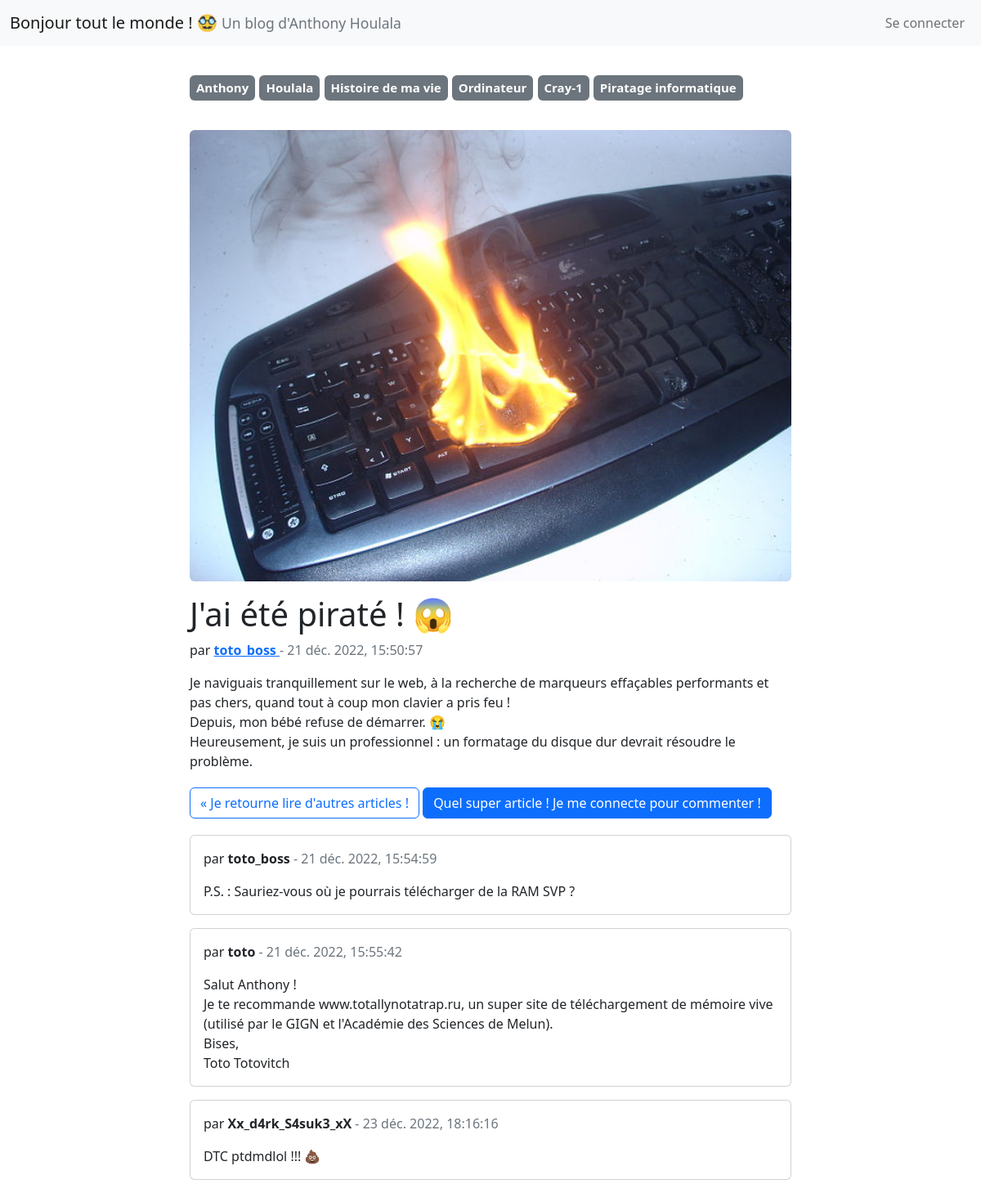
Page /blogpost.php?id=3 on the committed database.
### tables this page shows
CREATE TABLE `category` (
  `id_category` int NOT NULL,
  `category_name` varchar(255) NOT NULL
);

CREATE TABLE `post` (
  `id_post` int NOT NULL,
  `title` varchar(255) NOT NULL,
  `content` text NOT NULL,
  `date` datetime NOT NULL,
  `id_author` int NOT NULL,
  `image` varchar(255) NOT NULL
);

CREATE TABLE `user` (
  `id_user` int NOT NULL,
  `username` varchar(255) NOT NULL,
  `email` varchar(255) NOT NULL,
  `password` varchar(255) NOT NULL
);

CREATE TABLE `comment` (
  `id_comment` int NOT NULL,
  `id_post` int NOT NULL,
  `id_author` int NOT NULL,
  `date` datetime NOT NULL,
  `content` text NOT NULL
);

### blogpost.php (called while the page is built, shortened)
<?php
require_once './model/manager/CommentManager.php';
require_once './model/manager/PostCategoryManager.php';
require_once './model/manager/PostManager.php';
require_once './model/manager/UserManager.php';
if (empty($_GET)) {
  $errorMessage = 'Adresse invalide !';
} else {
  $postId = sanitizeInput($_GET['id']);
  if (!isInputValid($postId)) {
    $errorMessage = 'Adresse invalide !';
  } else {
    $post = PostManager::getPostById($postId);
    $author = UserManager::getUserById($post->getIdAuthor());
    $comments = CommentManager::fetchCommentsByPostId($postId);
    if ($comments) {
      $commentsData = [];
      foreach($comments as $comment) {
        $commentAuthor = UserManager::getUserById($comment->getAuthorId());
        $commentsData[] = [
          'comment' => $comment,
          'author' => $commentAuthor
        ];
      }
    }
    $categories = PostCategoryManager::fetchCategoriesFromPostId($postId);
  }
}
require_once 'view/blogpostView.php';

### model/manager/PostCategoryManager.php (called while the page is built, shortened)
<?php
require_once './model/classes/Post.php';
require_once './model/classes/Category.php';
final class PostCategoryManager
{
  public static function fetchCategoriesFromPostId(int $postId): array
  {
    $databaseHandle = dbConnect();
    $query = '
      SELECT c.id_category, category_name FROM post_category AS p_c
      INNER JOIN category AS c ON p_c.id_category=c.id_category
      WHERE p_c.id_post=:postId
    ';
    $statement = $databaseHandle->prepare($query);
    $statement->execute(['postId' => $postId]);
    return $statement->fetchAll(PDO::FETCH_CLASS, 'Category');
  }
}

### model/classes/Category.php (called while the page is built, shortened)
<?php
final class Category
{
  private int $id_category;
  private string $category_name;
  public function getId(): int
  {
    return $this->id_category;
  }
  public function getName(): string
  {
    return $this->category_name;
  }
}

### model/manager/PostManager.php (called while the page is built, shortened)
<?php
require_once './model/classes/Post.php';
class PostManager
{
  public static function getPostById(int $idPost): Post|bool
  {
    $databaseHandle = dbConnect();
    $query = 'SELECT * FROM post WHERE id_post=:idPost';
    $statement = $databaseHandle->prepare($query);
    $statement->execute([
      'idPost' => $idPost
    ]);
    $statement->setFetchMode(PDO::FETCH_CLASS, 'Post');
    return $statement->fetch();
  }
}

### model/classes/Post.php (called while the page is built, shortened)
<?php
class Post
{
  private string $title;
  private string $content;
  private string $date;
  private string $image;
  public function getTitle(): string
  {
    return $this->title;
  }
  public function getContent(): string
  {
    return $this->content;
  }
  public function getFormattedDate(): string
  {
    $fmt = new IntlDateFormatter(
      'fr_FR',
      IntlDateFormatter::MEDIUM,
      IntlDateFormatter::MEDIUM,
      'Europe/Paris',
      IntlDateFormatter::GREGORIAN
    );
    return $fmt->format(new DateTime($this->date));
  }
  public function getImage(): string
  {
    return $this->image;
  }
}

### model/manager/UserManager.php (called while the page is built, shortened)
<?php
require_once './model/classes/User.php';
class UserManager
{
  public static function getUserById(int $idUser): User|bool
  {
    $databaseHandle = dbConnect();
    $query = 'SELECT * FROM user WHERE id_user=:idUser';
    $statement = $databaseHandle->prepare($query);
    $statement->execute([
      'idUser' => $idUser
    ]);
    $statement->setFetchMode(PDO::FETCH_CLASS, 'User');
    return $statement->fetch();
  }
}

### model/classes/User.php (called while the page is built, shortened)
<?php
class User
{
  private int $id_user;
  private string $username;
  public function getUserId(): int
  {
    return $this->id_user;
  }
  public function getUsername(): string
  {
    return $this->username;
  }
}

### model/manager/CommentManager.php (called while the page is built, shortened)
<?php
require_once './model/classes/Comment.php';
class CommentManager
{
  public static function fetchCommentsByPostId($postId): array|bool
  {
    $databaseHandle = dbConnect();
    $query = 'SELECT * FROM comment WHERE id_post=:postId ORDER BY date';
    $statement = $databaseHandle->prepare($query);
    $statement->execute([
      'postId' => $postId
    ]);
    return $statement->fetchAll(PDO::FETCH_CLASS, 'Comment');
  }
}

### model/classes/Comment.php (called while the page is built, shortened)
<?php
class Comment
{
  private string $date;
  private string $content;
  public function getFormattedDate(): string
  {
    $fmt = new IntlDateFormatter(
      'fr_FR',
      IntlDateFormatter::MEDIUM,
      IntlDateFormatter::MEDIUM,
      'Europe/Paris',
      IntlDateFormatter::GREGORIAN
    );
    return $fmt->format(new DateTime($this->date));
  }
  public function getContent(): string
  {
    return $this->content;
  }
}

### view/partials/blogPost.php (the view)
<div class="row">
  <div class="col-lg-8 offset-lg-2">
    <p class="fs-5 mt-3">
      <?php foreach ($categories as $category) { ?>
        <a href="category.php?id=<?= $category->getId() ?>" class="badge bg-secondary me-auto p-2 my-1" style="text-decoration: none;"><?= $category->getName() ?></a>
      <?php } ?>
    </p>
  </div>
</div>
<div class="row my-3">
  <div class="col-lg-8 offset-lg-2">
    <img src="<?php echo $post->getImage() ?>" class="img-fluid rounded w-100 d-block mx-auto" alt="<?php echo $post->getTitle() ?>">
    <div class="my-3">
      <h1><?php echo $post->getTitle() ?></h1>
      <p>
        par
        <strong>
          <a href="user.php?id=<?= $author->getUserId() ?>">
            <?= $author->getUsername() ?>
          </a>
        </strong>
        <span class="text-muted">- <?= $post->getFormattedDate() ?></span>
      </p>
      <p style="white-space: pre-wrap;"><?= $post->getContent() ?></p>
    </div>
    <a href="index.php" class="btn btn-outline-primary my-1">
      &laquo; Je retourne lire d'autres articles !
    </a>
    <?php if (isset($_SESSION['user']['id'])) { ?>
      <a href="comment.php?id=<?= $post->getIdPost() ?>" class="btn btn-primary my-1">
        Quel super article ! Je commente !
      </a>
    <?php } else { ?>
      <a href="login.php" class="btn btn-primary my-1">
        Quel super article ! Je me connecte pour commenter !
      </a>
    <?php } ?>
  </div>
</div>

### view/partials/commentsList.php
<?php
foreach ($commentsData as $commentData) {
  ['comment' => $comment, 'author' => $commentAuthor] = $commentData;
  require './view/partials/commentCard.php';
}
?>

### view/partials/commentCard.php
<div class="row my-3">
  <div class=" col-lg-8 offset-lg-2">
    <div class="card">
      <div class="card-body">
        <p class="comment-author">
          par <strong><?= $commentAuthor->getUsername() ?></strong>
          <span class="text-muted">- <?= $comment->getFormattedDate() ?></span>
        </p>
        <p class="card-text" style="white-space: pre-wrap;"><?php echo $comment->getContent() ?></p>
      </div>
    </div>
  </div>
</div>

### rows in the picture
category: category_name "Anthony"
category: category_name "Houlala"
category: category_name "Histoire de ma vie"
category: category_name "Ordinateur"
category: category_name "Cray-1"
category: category_name "Piratage informatique"
post: image (picture), title "J'ai été piraté ! 😱", date "21 déc. 2022, 15:50:57", content "Je naviguais tranquillement sur le web, à la recherche de marqueurs effaçables performants et pas chers, quand tout à coup mon clavier a pris feu ! Depuis, mon bébé refuse de démarrer. 😭 Heureusement, je suis un professionnel : un formatage du disque dur devrait résoudre le problème."
user: username "toto_boss"
comment: date "21 déc. 2022, 15:54:59", content "P.S. : Sauriez-vous où je pourrais télécharger de la RAM SVP ?"
user: username "toto"
comment: date "21 déc. 2022, 15:55:42", content "Salut Anthony ! Je te recommande www.totallynotatrap.ru, un super site de téléchargement de mémoire vive (utilisé par le GIGN et l'Académie des Sciences de Melun). Bises, Toto Totovitch"
user: username "Xx_d4rk_S4suk3_xX"
comment: date "23 déc. 2022, 18:16:16", content "DTC ptdmdlol !!! 💩"
